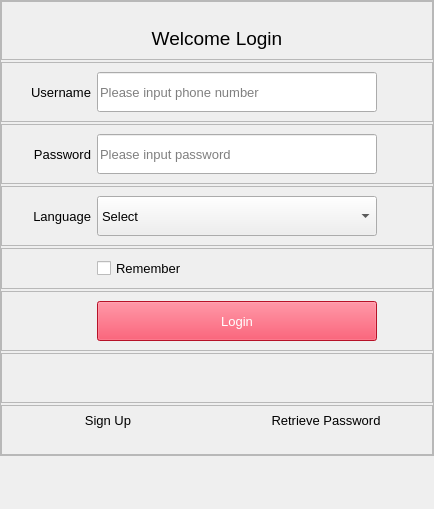
<?xml version="1.0" encoding="UTF-8"?>
<ui version="4.0">
 <class>LoginWidget</class>
 <widget class="QWidget" name="LoginWidget">
  <property name="geometry">
   <rect>
    <x>0</x>
    <y>0</y>
    <width>434</width>
    <height>509</height>
   </rect>
  </property>
  <property name="sizePolicy">
   <sizepolicy hsizetype="Preferred" vsizetype="Expanding">
    <horstretch>0</horstretch>
    <verstretch>0</verstretch>
   </sizepolicy>
  </property>
  <property name="font">
   <font>
    <pointsize>10</pointsize>
   </font>
  </property>
  <property name="windowTitle">
   <string>Form</string>
  </property>
  <property name="styleSheet">
   <string notr="true"/>
  </property>
  <layout class="QVBoxLayout" name="verticalLayout">
   <property name="spacing">
    <number>2</number>
   </property>
   <property name="leftMargin">
    <number>0</number>
   </property>
   <property name="topMargin">
    <number>0</number>
   </property>
   <property name="rightMargin">
    <number>0</number>
   </property>
   <property name="bottomMargin">
    <number>0</number>
   </property>
   <item>
    <widget class="QFrame" name="frame_2">
     <property name="styleSheet">
      <string notr="true"/>
     </property>
     <property name="frameShape">
      <enum>QFrame::StyledPanel</enum>
     </property>
     <property name="frameShadow">
      <enum>QFrame::Raised</enum>
     </property>
     <property name="lineWidth">
      <number>1</number>
     </property>
     <layout class="QVBoxLayout" name="verticalLayout_2">
      <property name="spacing">
       <number>2</number>
      </property>
      <property name="leftMargin">
       <number>0</number>
      </property>
      <property name="topMargin">
       <number>0</number>
      </property>
      <property name="rightMargin">
       <number>0</number>
      </property>
      <property name="bottomMargin">
       <number>0</number>
      </property>
      <item>
       <widget class="QFrame" name="frame_8">
        <property name="frameShape">
         <enum>QFrame::StyledPanel</enum>
        </property>
        <property name="frameShadow">
         <enum>QFrame::Raised</enum>
        </property>
        <layout class="QVBoxLayout" name="verticalLayout_4">
         <property name="leftMargin">
          <number>0</number>
         </property>
         <property name="topMargin">
          <number>25</number>
         </property>
         <property name="rightMargin">
          <number>0</number>
         </property>
         <item>
          <widget class="QLabel" name="label">
           <property name="font">
            <font>
             <pointsize>14</pointsize>
            </font>
           </property>
           <property name="text">
            <string>Welcome Login</string>
           </property>
           <property name="alignment">
            <set>Qt::AlignCenter</set>
           </property>
          </widget>
         </item>
        </layout>
       </widget>
      </item>
      <item>
       <widget class="QFrame" name="frame">
        <property name="frameShape">
         <enum>QFrame::StyledPanel</enum>
        </property>
        <property name="frameShadow">
         <enum>QFrame::Raised</enum>
        </property>
        <layout class="QHBoxLayout" name="horizontalLayout">
         <item alignment="Qt::AlignLeft">
          <widget class="QLabel" name="accountLabel">
           <property name="minimumSize">
            <size>
             <width>80</width>
             <height>0</height>
            </size>
           </property>
           <property name="maximumSize">
            <size>
             <width>120</width>
             <height>40</height>
            </size>
           </property>
           <property name="text">
            <string>Username</string>
           </property>
           <property name="alignment">
            <set>Qt::AlignRight|Qt::AlignTrailing|Qt::AlignVCenter</set>
           </property>
           <property name="margin">
            <number>0</number>
           </property>
          </widget>
         </item>
         <item alignment="Qt::AlignLeft">
          <widget class="QLineEdit" name="accountInput">
           <property name="minimumSize">
            <size>
             <width>280</width>
             <height>40</height>
            </size>
           </property>
           <property name="maximumSize">
            <size>
             <width>200</width>
             <height>16777215</height>
            </size>
           </property>
           <property name="autoFillBackground">
            <bool>false</bool>
           </property>
           <property name="styleSheet">
            <string notr="true"/>
           </property>
           <property name="maxLength">
            <number>32</number>
           </property>
           <property name="placeholderText">
            <string>Please input phone number</string>
           </property>
          </widget>
         </item>
         <item>
          <spacer name="horizontalSpacer">
           <property name="orientation">
            <enum>Qt::Horizontal</enum>
           </property>
           <property name="sizeHint" stdset="0">
            <size>
             <width>40</width>
             <height>20</height>
            </size>
           </property>
          </spacer>
         </item>
        </layout>
       </widget>
      </item>
      <item>
       <widget class="QFrame" name="frame_5">
        <property name="frameShape">
         <enum>QFrame::StyledPanel</enum>
        </property>
        <property name="frameShadow">
         <enum>QFrame::Raised</enum>
        </property>
        <layout class="QHBoxLayout" name="horizontalLayout_2">
         <item>
          <widget class="QLabel" name="passwordLabel">
           <property name="minimumSize">
            <size>
             <width>80</width>
             <height>0</height>
            </size>
           </property>
           <property name="text">
            <string>Password</string>
           </property>
           <property name="alignment">
            <set>Qt::AlignRight|Qt::AlignTrailing|Qt::AlignVCenter</set>
           </property>
          </widget>
         </item>
         <item>
          <widget class="QLineEdit" name="passwordInput">
           <property name="minimumSize">
            <size>
             <width>280</width>
             <height>40</height>
            </size>
           </property>
           <property name="maximumSize">
            <size>
             <width>280</width>
             <height>16777215</height>
            </size>
           </property>
           <property name="styleSheet">
            <string notr="true"/>
           </property>
           <property name="text">
            <string notr="true"/>
           </property>
           <property name="maxLength">
            <number>32</number>
           </property>
           <property name="echoMode">
            <enum>QLineEdit::Password</enum>
           </property>
           <property name="placeholderText">
            <string>Please input password</string>
           </property>
          </widget>
         </item>
         <item>
          <spacer name="horizontalSpacer_2">
           <property name="orientation">
            <enum>Qt::Horizontal</enum>
           </property>
           <property name="sizeHint" stdset="0">
            <size>
             <width>40</width>
             <height>20</height>
            </size>
           </property>
          </spacer>
         </item>
        </layout>
       </widget>
      </item>
      <item>
       <widget class="QFrame" name="frame_6">
        <property name="minimumSize">
         <size>
          <width>0</width>
          <height>0</height>
         </size>
        </property>
        <property name="frameShape">
         <enum>QFrame::StyledPanel</enum>
        </property>
        <property name="frameShadow">
         <enum>QFrame::Raised</enum>
        </property>
        <layout class="QHBoxLayout" name="horizontalLayout_5">
         <item>
          <widget class="QLabel" name="label_2">
           <property name="minimumSize">
            <size>
             <width>80</width>
             <height>0</height>
            </size>
           </property>
           <property name="maximumSize">
            <size>
             <width>16777215</width>
             <height>16777215</height>
            </size>
           </property>
           <property name="text">
            <string>Language</string>
           </property>
           <property name="alignment">
            <set>Qt::AlignRight|Qt::AlignTrailing|Qt::AlignVCenter</set>
           </property>
          </widget>
         </item>
         <item alignment="Qt::AlignTop">
          <widget class="QComboBox" name="language">
           <property name="enabled">
            <bool>true</bool>
           </property>
           <property name="sizePolicy">
            <sizepolicy hsizetype="Expanding" vsizetype="Fixed">
             <horstretch>0</horstretch>
             <verstretch>0</verstretch>
            </sizepolicy>
           </property>
           <property name="minimumSize">
            <size>
             <width>280</width>
             <height>40</height>
            </size>
           </property>
           <property name="maximumSize">
            <size>
             <width>280</width>
             <height>16777215</height>
            </size>
           </property>
           <property name="styleSheet">
            <string notr="true"/>
           </property>
           <property name="currentText">
            <string notr="true">Select</string>
           </property>
           <property name="iconSize">
            <size>
             <width>16</width>
             <height>16</height>
            </size>
           </property>
           <property name="duplicatesEnabled">
            <bool>false</bool>
           </property>
           <item>
            <property name="text">
             <string>Select</string>
            </property>
           </item>
          </widget>
         </item>
         <item>
          <spacer name="horizontalSpacer_3">
           <property name="orientation">
            <enum>Qt::Horizontal</enum>
           </property>
           <property name="sizeHint" stdset="0">
            <size>
             <width>40</width>
             <height>20</height>
            </size>
           </property>
          </spacer>
         </item>
        </layout>
       </widget>
      </item>
      <item>
       <widget class="QFrame" name="frame_7">
        <property name="frameShape">
         <enum>QFrame::StyledPanel</enum>
        </property>
        <property name="frameShadow">
         <enum>QFrame::Raised</enum>
        </property>
        <layout class="QHBoxLayout" name="horizontalLayout_3">
         <item alignment="Qt::AlignLeft">
          <widget class="QLabel" name="label_3">
           <property name="minimumSize">
            <size>
             <width>80</width>
             <height>0</height>
            </size>
           </property>
           <property name="maximumSize">
            <size>
             <width>80</width>
             <height>16777215</height>
            </size>
           </property>
           <property name="text">
            <string/>
           </property>
          </widget>
         </item>
         <item>
          <widget class="QCheckBox" name="rember">
           <property name="minimumSize">
            <size>
             <width>280</width>
             <height>0</height>
            </size>
           </property>
           <property name="maximumSize">
            <size>
             <width>120</width>
             <height>16777215</height>
            </size>
           </property>
           <property name="text">
            <string>Remember</string>
           </property>
           <property name="checkable">
            <bool>true</bool>
           </property>
          </widget>
         </item>
         <item>
          <spacer name="horizontalSpacer_6">
           <property name="orientation">
            <enum>Qt::Horizontal</enum>
           </property>
           <property name="sizeHint" stdset="0">
            <size>
             <width>40</width>
             <height>20</height>
            </size>
           </property>
          </spacer>
         </item>
        </layout>
       </widget>
      </item>
      <item>
       <widget class="QFrame" name="frame_3">
        <property name="sizePolicy">
         <sizepolicy hsizetype="Expanding" vsizetype="Expanding">
          <horstretch>0</horstretch>
          <verstretch>0</verstretch>
         </sizepolicy>
        </property>
        <property name="minimumSize">
         <size>
          <width>0</width>
          <height>0</height>
         </size>
        </property>
        <property name="frameShape">
         <enum>QFrame::StyledPanel</enum>
        </property>
        <property name="frameShadow">
         <enum>QFrame::Raised</enum>
        </property>
        <layout class="QHBoxLayout" name="horizontalLayout_6">
         <item>
          <widget class="QLabel" name="label_4">
           <property name="minimumSize">
            <size>
             <width>80</width>
             <height>0</height>
            </size>
           </property>
           <property name="text">
            <string/>
           </property>
           <property name="alignment">
            <set>Qt::AlignRight|Qt::AlignTrailing|Qt::AlignVCenter</set>
           </property>
          </widget>
         </item>
         <item>
          <widget class="QPushButton" name="loginBtn">
           <property name="enabled">
            <bool>true</bool>
           </property>
           <property name="minimumSize">
            <size>
             <width>280</width>
             <height>40</height>
            </size>
           </property>
           <property name="maximumSize">
            <size>
             <width>280</width>
             <height>16777215</height>
            </size>
           </property>
           <property name="toolTip">
            <string/>
           </property>
           <property name="styleSheet">
            <string notr="true">background-color: rgb(255, 24, 55);
color: rgb(255, 255, 255);</string>
           </property>
           <property name="text">
            <string>Login</string>
           </property>
          </widget>
         </item>
         <item>
          <spacer name="horizontalSpacer_4">
           <property name="orientation">
            <enum>Qt::Horizontal</enum>
           </property>
           <property name="sizeHint" stdset="0">
            <size>
             <width>40</width>
             <height>20</height>
            </size>
           </property>
          </spacer>
         </item>
        </layout>
       </widget>
      </item>
      <item>
       <widget class="QFrame" name="frame_9">
        <property name="minimumSize">
         <size>
          <width>0</width>
          <height>0</height>
         </size>
        </property>
        <property name="maximumSize">
         <size>
          <width>16777215</width>
          <height>50</height>
         </size>
        </property>
        <property name="frameShape">
         <enum>QFrame::StyledPanel</enum>
        </property>
        <property name="frameShadow">
         <enum>QFrame::Raised</enum>
        </property>
        <layout class="QHBoxLayout" name="horizontalLayout_7">
         <item>
          <widget class="QLabel" name="label_5">
           <property name="minimumSize">
            <size>
             <width>80</width>
             <height>0</height>
            </size>
           </property>
           <property name="text">
            <string/>
           </property>
           <property name="alignment">
            <set>Qt::AlignRight|Qt::AlignTrailing|Qt::AlignVCenter</set>
           </property>
          </widget>
         </item>
         <item>
          <widget class="QLabel" name="loginMessage">
           <property name="minimumSize">
            <size>
             <width>280</width>
             <height>30</height>
            </size>
           </property>
           <property name="text">
            <string notr="true"/>
           </property>
           <property name="alignment">
            <set>Qt::AlignLeading|Qt::AlignLeft|Qt::AlignVCenter</set>
           </property>
           <property name="wordWrap">
            <bool>true</bool>
           </property>
          </widget>
         </item>
         <item>
          <spacer name="horizontalSpacer_5">
           <property name="orientation">
            <enum>Qt::Horizontal</enum>
           </property>
           <property name="sizeHint" stdset="0">
            <size>
             <width>40</width>
             <height>20</height>
            </size>
           </property>
          </spacer>
         </item>
        </layout>
       </widget>
      </item>
      <item>
       <widget class="QFrame" name="frame_4">
        <property name="minimumSize">
         <size>
          <width>0</width>
          <height>50</height>
         </size>
        </property>
        <property name="frameShape">
         <enum>QFrame::StyledPanel</enum>
        </property>
        <property name="frameShadow">
         <enum>QFrame::Raised</enum>
        </property>
        <layout class="QHBoxLayout" name="horizontalLayout_4">
         <property name="leftMargin">
          <number>0</number>
         </property>
         <property name="topMargin">
          <number>0</number>
         </property>
         <property name="rightMargin">
          <number>0</number>
         </property>
         <property name="bottomMargin">
          <number>20</number>
         </property>
         <item>
          <widget class="QLabel" name="signUp">
           <property name="text">
            <string>Sign Up</string>
           </property>
           <property name="alignment">
            <set>Qt::AlignCenter</set>
           </property>
          </widget>
         </item>
         <item>
          <widget class="QLabel" name="findPwd">
           <property name="minimumSize">
            <size>
             <width>150</width>
             <height>0</height>
            </size>
           </property>
           <property name="text">
            <string>Retrieve Password</string>
           </property>
           <property name="alignment">
            <set>Qt::AlignCenter</set>
           </property>
          </widget>
         </item>
        </layout>
       </widget>
      </item>
     </layout>
    </widget>
   </item>
   <item>
    <spacer name="verticalSpacer">
     <property name="orientation">
      <enum>Qt::Vertical</enum>
     </property>
     <property name="sizeHint" stdset="0">
      <size>
       <width>20</width>
       <height>40</height>
      </size>
     </property>
    </spacer>
   </item>
  </layout>
 </widget>
 <resources/>
 <connections/>
</ui>
